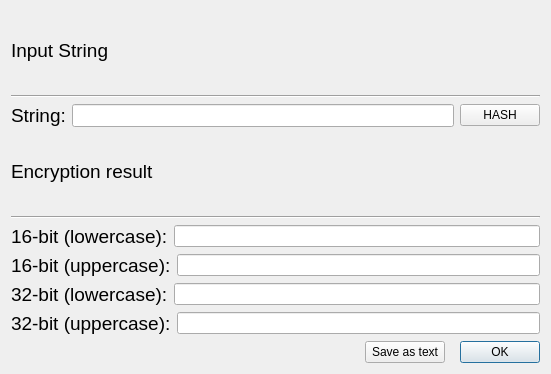
<?xml version="1.0" encoding="UTF-8"?>
<ui version="4.0">
 <class>stringMD5</class>
 <widget class="QDialog" name="stringMD5">
  <property name="geometry">
   <rect>
    <x>0</x>
    <y>0</y>
    <width>551</width>
    <height>374</height>
   </rect>
  </property>
  <property name="windowTitle">
   <string>String Hash</string>
  </property>
  <layout class="QGridLayout" name="gridLayout_2">
   <item row="0" column="0">
    <layout class="QVBoxLayout" name="verticalLayout">
     <item>
      <widget class="QLabel" name="label">
       <property name="font">
        <font>
         <pointsize>14</pointsize>
        </font>
       </property>
       <property name="text">
        <string>Input String</string>
       </property>
      </widget>
     </item>
     <item>
      <widget class="Line" name="line">
       <property name="font">
        <font>
         <pointsize>18</pointsize>
        </font>
       </property>
       <property name="styleSheet">
        <string notr="true"/>
       </property>
       <property name="orientation">
        <enum>Qt::Horizontal</enum>
       </property>
      </widget>
     </item>
    </layout>
   </item>
   <item row="1" column="0">
    <layout class="QHBoxLayout" name="horizontalLayout">
     <item>
      <widget class="QLabel" name="label_2">
       <property name="font">
        <font>
         <pointsize>14</pointsize>
        </font>
       </property>
       <property name="text">
        <string>String:</string>
       </property>
      </widget>
     </item>
     <item>
      <widget class="QLineEdit" name="lineEdit">
       <property name="font">
        <font>
         <pointsize>10</pointsize>
        </font>
       </property>
      </widget>
     </item>
     <item>
      <widget class="QPushButton" name="pushButton">
       <property name="focusPolicy">
        <enum>Qt::ClickFocus</enum>
       </property>
       <property name="text">
        <string>HASH</string>
       </property>
      </widget>
     </item>
    </layout>
   </item>
   <item row="2" column="0">
    <layout class="QVBoxLayout" name="verticalLayout_2">
     <item>
      <widget class="QLabel" name="label_3">
       <property name="font">
        <font>
         <pointsize>14</pointsize>
        </font>
       </property>
       <property name="text">
        <string>Encryption result</string>
       </property>
      </widget>
     </item>
     <item>
      <widget class="Line" name="line_2">
       <property name="font">
        <font>
         <pointsize>18</pointsize>
        </font>
       </property>
       <property name="styleSheet">
        <string notr="true"/>
       </property>
       <property name="orientation">
        <enum>Qt::Horizontal</enum>
       </property>
      </widget>
     </item>
    </layout>
   </item>
   <item row="3" column="0">
    <layout class="QVBoxLayout" name="verticalLayout_4">
     <item>
      <layout class="QVBoxLayout" name="verticalLayout_3">
       <item>
        <layout class="QHBoxLayout" name="horizontalLayout_2">
         <item>
          <widget class="QLabel" name="label_4">
           <property name="font">
            <font>
             <pointsize>14</pointsize>
            </font>
           </property>
           <property name="text">
            <string>16-bit (lowercase):</string>
           </property>
          </widget>
         </item>
         <item>
          <widget class="QLineEdit" name="lineEdit_2"/>
         </item>
        </layout>
       </item>
       <item>
        <layout class="QHBoxLayout" name="horizontalLayout_3">
         <item>
          <widget class="QLabel" name="label_5">
           <property name="font">
            <font>
             <pointsize>14</pointsize>
            </font>
           </property>
           <property name="text">
            <string>16-bit (uppercase):</string>
           </property>
          </widget>
         </item>
         <item>
          <widget class="QLineEdit" name="lineEdit_3"/>
         </item>
        </layout>
       </item>
       <item>
        <layout class="QHBoxLayout" name="horizontalLayout_4">
         <item>
          <widget class="QLabel" name="label_6">
           <property name="font">
            <font>
             <pointsize>14</pointsize>
            </font>
           </property>
           <property name="text">
            <string>32-bit (lowercase):</string>
           </property>
          </widget>
         </item>
         <item>
          <widget class="QLineEdit" name="lineEdit_4"/>
         </item>
        </layout>
       </item>
       <item>
        <layout class="QHBoxLayout" name="horizontalLayout_5">
         <item>
          <widget class="QLabel" name="label_7">
           <property name="font">
            <font>
             <pointsize>14</pointsize>
            </font>
           </property>
           <property name="text">
            <string>32-bit (uppercase):</string>
           </property>
          </widget>
         </item>
         <item>
          <widget class="QLineEdit" name="lineEdit_5"/>
         </item>
        </layout>
       </item>
      </layout>
     </item>
     <item>
      <layout class="QGridLayout" name="gridLayout">
       <item row="0" column="5">
        <widget class="QDialogButtonBox" name="buttonBox">
         <property name="focusPolicy">
          <enum>Qt::ClickFocus</enum>
         </property>
         <property name="standardButtons">
          <set>QDialogButtonBox::Ok</set>
         </property>
        </widget>
       </item>
       <item row="0" column="2">
        <spacer name="horizontalSpacer_3">
         <property name="orientation">
          <enum>Qt::Horizontal</enum>
         </property>
         <property name="sizeHint" stdset="0">
          <size>
           <width>40</width>
           <height>20</height>
          </size>
         </property>
        </spacer>
       </item>
       <item row="0" column="0">
        <spacer name="horizontalSpacer">
         <property name="orientation">
          <enum>Qt::Horizontal</enum>
         </property>
         <property name="sizeHint" stdset="0">
          <size>
           <width>40</width>
           <height>20</height>
          </size>
         </property>
        </spacer>
       </item>
       <item row="0" column="4">
        <widget class="QPushButton" name="pushButton_2">
         <property name="focusPolicy">
          <enum>Qt::ClickFocus</enum>
         </property>
         <property name="text">
          <string>Save as text</string>
         </property>
        </widget>
       </item>
       <item row="0" column="1">
        <spacer name="horizontalSpacer_2">
         <property name="orientation">
          <enum>Qt::Horizontal</enum>
         </property>
         <property name="sizeHint" stdset="0">
          <size>
           <width>40</width>
           <height>20</height>
          </size>
         </property>
        </spacer>
       </item>
       <item row="0" column="3">
        <spacer name="horizontalSpacer_4">
         <property name="orientation">
          <enum>Qt::Horizontal</enum>
         </property>
         <property name="sizeHint" stdset="0">
          <size>
           <width>40</width>
           <height>20</height>
          </size>
         </property>
        </spacer>
       </item>
      </layout>
     </item>
    </layout>
   </item>
  </layout>
 </widget>
 <resources/>
 <connections/>
</ui>
